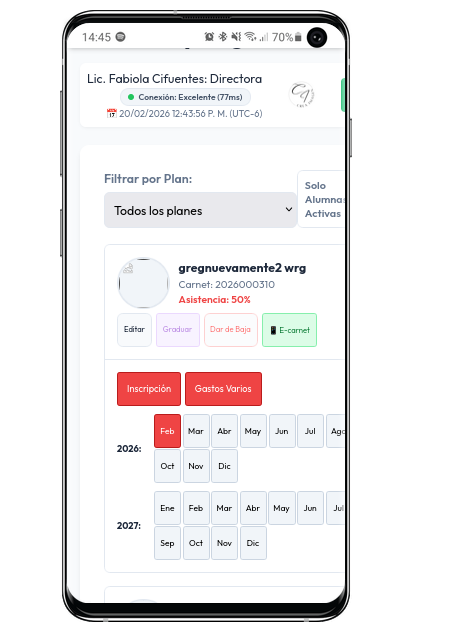
#> input picture Captura desde 2026-02-20 12-44-04.png, 474 x 627 px
$ python -i cut.py   (imports and definitions only)
#> lines starting #> are read from the running program, lines starting #| are printed output that depends on the picture
import os
from PIL import Image

BASE_DIR = os.path.dirname(os.path.abspath(__file__))
TMP_IMAGES = "/tmp/images"
# [1 line not run here, left out]

def cut_image(image_path, target_ratio=1.0):
    """
    Recorta la imagen para que tenga el ratio deseado.
    - target_ratio = ancho/alto deseado (1.0 para cuadrado)
    - No cambia resolución, solo recorta centrado
    - Devuelve la ruta del PNG recortado
    """
#> called with image_path = '../Captura desde 2026-02-20 12-44-04.png', target_ratio = 1

    img = Image.open(image_path).convert("RGB")
    w, h = img.size
#> w = 474; h = 627
    img_ratio = w / h
#> img_ratio = 0.756

    # Determinar recorte
    if img_ratio > target_ratio:
        # Imagen más ancha → recortar ancho
        new_w = int(h * target_ratio)
        left = (w - new_w) // 2
        img = img.crop((left, 0, left + new_w, h))
    elif img_ratio < target_ratio:
        # Imagen más alta → recortar alto
        new_h = int(w / target_ratio)
#> new_h = 474
        top = (h - new_h) // 2
#> top = 76
        img = img.crop((0, top, w, top + new_h))
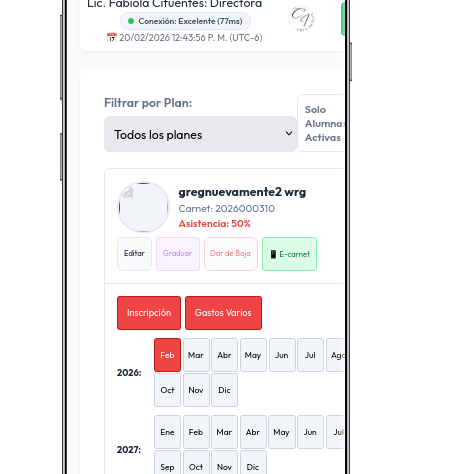
#> img: PIL image 474x474 RGB; mean R, G, B 244.5, 241.2, 242
    # else: mismo ratio → no recortar
    img = img.resize((574, 574), Image.LANCZOS)
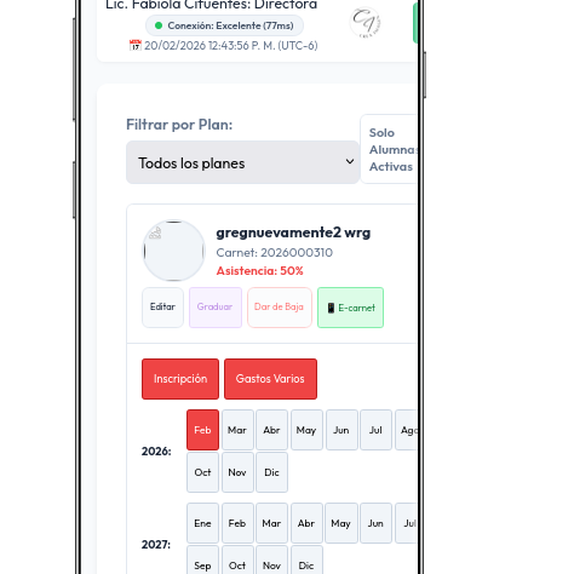
#> img: PIL image 574x574 RGB; mean R, G, B 244.3, 241, 241.8
    # Construir ruta basada en nombre del archivo original
    base_name = os.path.splitext(os.path.basename(image_path))[0]
    output_name = f"{base_name}_resized.png"
    output_path = os.path.join(TMP_IMAGES, output_name)

    img.save(output_path, optimize=True)
    return output_path

>>> result = cut_image('../Captura desde 2026-02-20 12-44-04.png')
